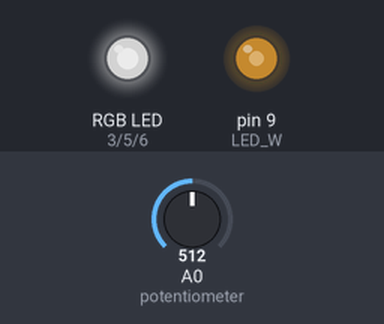
A sketch run on a simulated Arduino Uno, built with avr-gcc and run on an emulated ATmega328P. Parts: an RGB LED mixed from three pins (HIGH = lit), output pins drawn as LEDs (lit = HIGH). Inputs (shaded band) come from the test bench; at power-on: A0 (potentiometer) = 512. Dim RGB values are drawn brighter than linear.

Above: at 1.2 s.
1.3 s: A0 (potentiometer) set to 716
At 2.5 s:
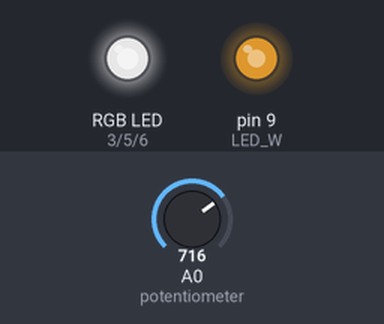
2.8 s: A0 (potentiometer) set to 900
At 3.7 s:
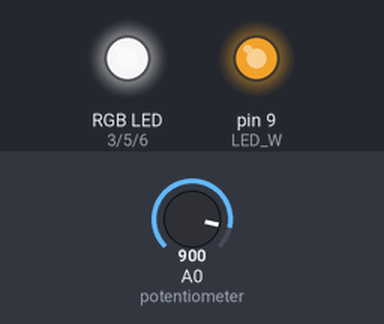
4.3 s: A0 (potentiometer) set to 122
At 4.9 s:
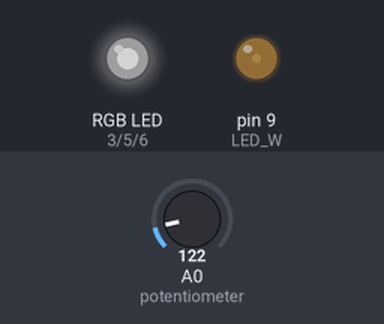
5.8 s: A0 (potentiometer) set to 0
At 7.0 s:
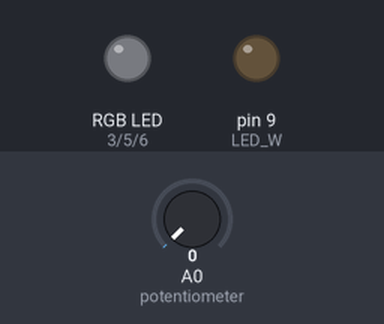
7.3 s: A0 (potentiometer) set to 511
At 8.4 s:
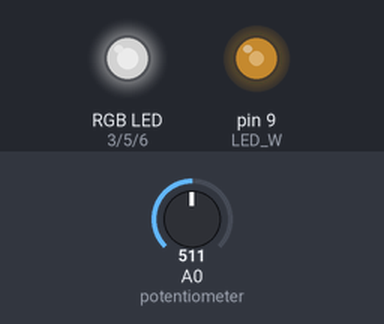
Timing chart, 0 to 9.8 s (numbered marks = the images above; inputs shaded):
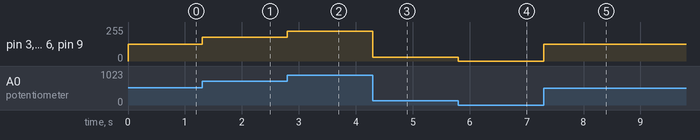

The sketch:

Adjustable_lamp.ino
```cpp
#define LED_R 3
#define LED_G 5
#define LED_B 6
#define LED_W 9
int PWM_data=0;
void setup() {
  pinMode(LED_R,OUTPUT);
  pinMode(LED_G,OUTPUT);
  pinMode(LED_B,OUTPUT);
  pinMode(LED_W,OUTPUT);
  pinMode(A0,INPUT);
}
void loop() {
  PWM_data = analogRead(A0);           //read analog value of the potentiometer.
  PWM_data=map(PWM_data,0,1023,0,255); //map values from 0 to 1023 to 0 to 255.
  analogWrite(3,PWM_data);             //out put analog value.
  analogWrite(5,PWM_data);
  analogWrite(6,PWM_data);
  analogWrite(9,PWM_data);
}
```

Measured:
- after the input at 1.3 s, pin 3 (LED_R), pin 5 (LED_G), pin 6 (LED_B), pin 9 (LED_W): 127/255 → 178/255 at once
- after the input at 2.8 s, pin 3 (LED_R), pin 5 (LED_G), pin 6 (LED_B), pin 9 (LED_W): 178/255 → 224/255 at once
- after the input at 4.3 s, pin 3 (LED_R), pin 5 (LED_G), pin 6 (LED_B), pin 9 (LED_W): 224/255 → 30/255 at once
- after the input at 5.8 s, pin 3 (LED_R), pin 5 (LED_G), pin 6 (LED_B), pin 9 (LED_W): 30/255 → 0/255 at once
- after the input at 7.3 s, pin 3 (LED_R), pin 5 (LED_G), pin 6 (LED_B), pin 9 (LED_W): 0/255 → 127/255 at once
